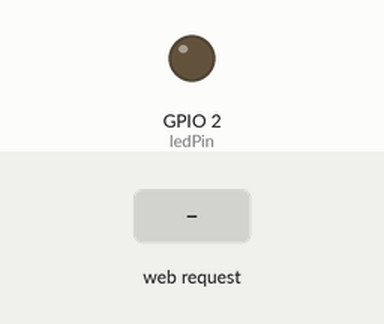
This sketch was run on a simulated ESP32. Shown: output pins drawn as LEDs (lit = HIGH). Inputs (shaded band) come from the test bench. WiFi joins after 1.5 s; servers stay silent unless stated; what the sketch prints to the serial monitor is not drawn.

Above: at 2.7 s.
2.8 s: HTTP request GET /on received
At 4.0 s:
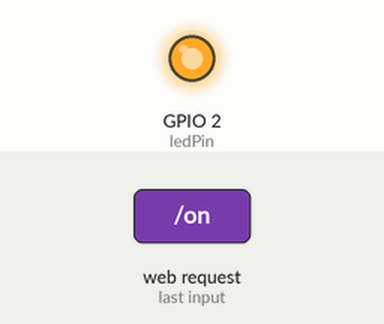
4.3 s: HTTP request GET /off received
At 5.3 s:
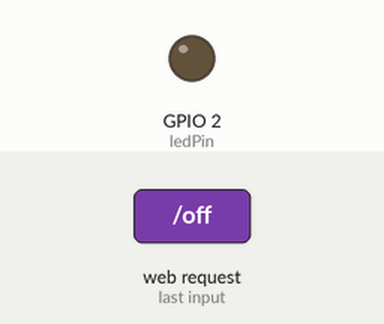
Timing chart, 0 to 7.3 s (numbered marks = the images above; inputs shaded):
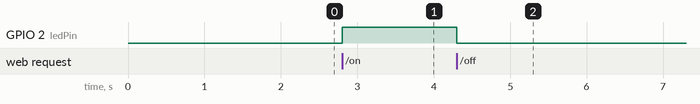

Measured:
- after the input at 2.8 s, GPIO 2 (ledPin): LOW → HIGH at once
- after the input at 4.3 s, GPIO 2 (ledPin): HIGH → LOW at once

The sketch:

slave.ino
```cpp
#include <WiFi.h>
#include <WebServer.h>

const char* ssid = "YOUR_SSID"; // Your Wi-Fi SSID
const char* password = "YOUR_PASSWORD"; // Your Wi-Fi Password

WebServer server(80); // Object to manage HTTP requests, listening on port 80

const int ledPin = 2; // GPIO where the LED is connected

void setup() {
  Serial.begin(115200);
  pinMode(ledPin, OUTPUT); // Initialize LED pin as output
  WiFi.begin(ssid, password);
  while (WiFi.status() != WL_CONNECTED) {
    delay(500);
    Serial.println("Connecting to WiFi...");
  }
  Serial.println("Connected to the WiFi network");
  server.on("/on", HTTP_GET, []() {
    digitalWrite(ledPin, HIGH); // Turn LED on
    server.send(200, "text/plain", "LED is on");
  });
  server.on("/off", HTTP_GET, []() {
    digitalWrite(ledPin, LOW); // Turn LED off
    server.send(200, "text/plain", "LED is off");
  });
  server.begin(); // Start the server
}

void loop() {
  server.handleClient(); // Handle client requests
}
```
